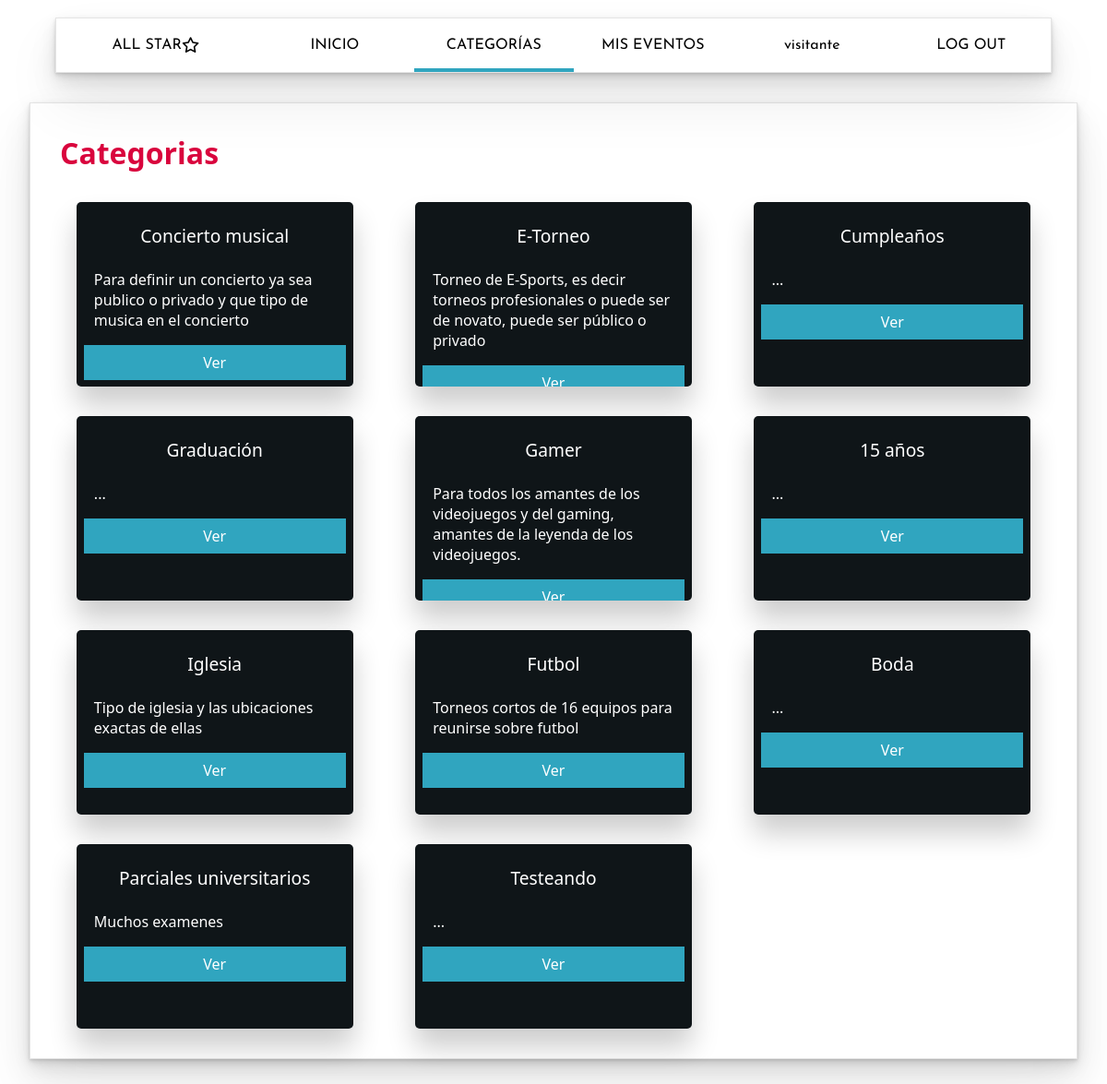
The page /categoria/index.php (signed in) on the database its author committed.
### tables this page shows
CREATE TABLE IF NOT EXISTS `categoria` (
  `idCategoria` int(11) NOT NULL AUTO_INCREMENT,
  `Titulo` varchar(50) NOT NULL,
  `Descripcion` text NOT NULL,
  PRIMARY KEY (`idCategoria`)
);

### controlador/queryCategoria.php (called while the page is built, shortened)
<?php
class QueryEvento{
    public function getCate(){
        $model = new Conection();
        $connection  = $model->_getConection();
        $sql = "SELECT * FROM categoria";
        $sentencia= $connection->prepare($sql);
        if(!$sentencia){
            return null;
        }else{
            $sentencia->execute();
            $resultado = $sentencia->fetchAll(PDO::FETCH_ASSOC);
            return $resultado;
        }
    }
}
?>

### modelo/categCard_generator.php (the view, shortened to what this page needs)
<?php
    class eventCard{
        public function CreateCard($titulo, $descripcion,$idCategoria, $rol){
            $opciones = "";
            $card = <<<AOD
            <div class="category">
                <img src="../imgs/bg-category.jpg" alt="">
                    <div class="titulo-e">
                        <div class="t">
                            $titulo
                        </div>
                        <div class="info">
                          <p>$descripcion</p>
                          <div class="titulo-a">
                            $opciones
                            <a class="celeste" href='../evento/index.php?idCategoria=$idCategoria''>Ver</a>
                          </div>
                        </div>
                    </div>
            </div>
           AOD;
            echo  $card ;
        }
    }
?>

### categoria/index.php (shortened to what this page needs)
<?php
require_once('../controlador/queryCategoria.php');
require_once('../vista/menu_vista.php');
require_once('../modelo/categCard_generator.php');
$rol = getRolSession();
$query = new QueryEvento();
$cardG = new eventCard();
$body = $query-> getCate();
$eventos = $query-> getCate();
?>
<!DOCTYPE html>
<html lang="en">
<head>
    <link rel="stylesheet" href="../css/menu.style.css">
    <link rel="stylesheet" href="css/dashboard.css">
    <link rel="stylesheet" href="../css/icomoon/style.css">
    <link rel="stylesheet" href="css/style.categoria.css">
</head>
<body>
    <div class="div-contenido">
        <div class="contenedor-abuelo">
            <div class="contenedor-header">
                <div class="contenedor-titulo">
                    <h1>Categorias</h1>
                </div>
            </div>
            <div class="contenedor-card">
<?php
if(!($eventos == null)){
    foreach($eventos as $fila => $evento){
        $cardG->CreateCard($evento['Titulo'], $evento['Descripcion'], $evento['idCategoria'], $rol);
    }
}
?>
            </div>
        </div>
    </div>
</body>
</html>

### css/menu.style.css (style rules this page uses)
* { padding: 0; margin: 0; box-sizing: border-box; }
a { color: inherit; font-style: normal; text-decoration: none; }
body { scrollbar-width: thin; scrollbar-color: #7cbbfe #ffffff; }

### categoria/css/dashboard.css (style rules this page uses)
* { padding: 0; margin: 0; }
body { background-color: white; }
.category { position: relative; height: 200px; width: 300px; border-radius: 5px; box-shadow: rgba(0, 0, 0, 0.2) 0px 20px 30px; margin: 0 auto; overflow: hidden ; background-color:rgb(15, 21, 24) ; }
.category .titulo-e { color: white; display: flex; align-items: center; justify-content: center; flex-direction: column; }
.titulo-e div { width: 100%; }
.category .t { text-align: center; font-size: 1.2em; padding: 1.2em; }
.category .info { display: flex; flex-direction: column; gap: 0.5em; }
.category .info p { padding: 0 1.2em; flex: 1; }
.category .titulo-a { display: flex; flex-direction: row; text-align: center; gap: 1.2em; padding: 0.5em; }
.category .titulo-a a { padding:0.5em; flex: 1; background-color: #30A5BF; cursor: pointer; }
.contenedor-card .category { display: block; margin: 0 auto; }
.category .titulo-e * { background-color: transparent; z-index: 2; }

### categoria/css/style.categoria.css (style rules this page uses)
:root { --verde: #0C7F0C; --rojo: #BF2604; --azul: #5E44FC; --titulo: #D9043D; --grisOscuro: #212126; --gris: #96A4A7; --grisClaro: #C6D0D9; }
.div-contenido * { margin: 0%; padding: 0%; font-family: 'Segoe UI', Tahoma, Geneva, Verdana, sans-serif; }
.contenedor-abuelo { margin: 2em; padding: 2em; display: flex; flex-direction: column; gap: 2em; border: solid 1px rgba(128, 128, 128, 0.205); box-shadow: rgba(0, 0, 0, 0.07) 0px 1px 2px, rgba(0, 0, 0, 0.07) 0px 2px 4px, rgba(0, 0, 0, 0.07) 0px 4px 8px, rgba(0, 0, 0, 0.07) 0px 8px 16px, rgba(0, 0, 0, 0.07) 0px 16px 32px, rgba(0, 0, 0, 0.07) 0px 32px 64px; }
.contenedor-header { display: flex; flex-direction: row; }
.contenedor-titulo { color: var(--titulo); width: 70%; }
.contenedor-card { display: grid; grid-template-columns: 1fr 1fr 1fr; gap: 2em; }

### rows shown on the page
categoria: Titulo "Concierto musical", Descripcion "Para definir un concierto ya sea publico o privado y que tipo de musica en el concierto"
categoria: Titulo "E-Torneo", Descripcion "Torneo de E-Sports, es decir torneos profesionales o puede ser de novato, puede ser público o privado"
categoria: Titulo "Cumpleaños", Descripcion "..."
categoria: Titulo "Graduación", Descripcion "..."
categoria: Titulo "Gamer", Descripcion "Para todos los amantes de los videojuegos y del gaming, amantes de la leyenda de los videojuegos."
categoria: Titulo "15 años", Descripcion "..."
categoria: Titulo "Iglesia", Descripcion "Tipo de iglesia y las ubicaciones exactas de ellas"
categoria: Titulo "Futbol", Descripcion "Torneos cortos de 16 equipos para reunirse sobre futbol"
categoria: Titulo "Boda", Descripcion "..."
categoria: Titulo "Parciales universitarios", Descripcion "Muchos examenes"
categoria: Titulo "Testeando", Descripcion "..."

### other values the page prints
$opcion "INICIO"
$opcion "CATEGORÍAS"
$opcion "MIS EVENTOS"
$opcion "visitante"
$opcion "LOG OUT"
